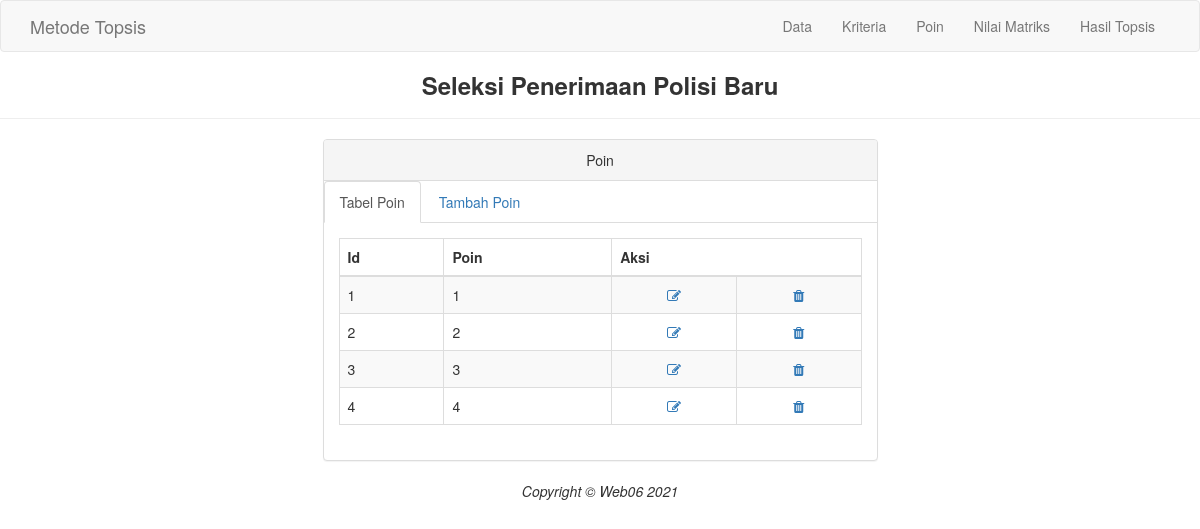
Page /poin.php on the committed database.
### tables this page shows
CREATE TABLE `tab_poin` (
  `id_poin` varchar(10) NOT NULL,
  `poin` varchar(10) NOT NULL
);

### poin.php (the view, shortened to what this page needs)
<?php
include ("functions.php");
 ?>
<!DOCTYPE html>
<html>
  <head>
    <link href="tampilan/css/bootstrap.min.css" rel="stylesheet">
    <link href="tampilan/font-awesome/css/font-awesome.min.css" rel="stylesheet" type="text/css">
  </head>
  <body>
    <nav class="navbar navbar-default navbar-custom">
      <div class="container">
        <div class="navbar-header">
          <a class="navbar-brand" href="data.php">Metode Topsis</a>
        </div>
        <div class="collapse navbar-collapse">
          <ul class="nav navbar-nav navbar-right">
            <li>
              <a href="data.php">Data</a>
            </li>
            <li>
              <a href="kriteria.php">Kriteria</a>
            </li>
            <li>
              <a href="poin.php">Poin</a>
            </li>
            <li>
              <a href="nilmat.php">Nilai Matriks</a>
            </li>
            <li>
              <a href="hastop.php">Hasil Topsis</a>
            </li>
          </ul>
        </div>
      </div>
    </nav>
    <h3 class="text-center" style="font-weight: bold;">Seleksi Penerimaan Polisi Baru</h3>
    <hr>
    <div class="container">
      <div class="row">
        <div class="col-lg-6 col-lg-offset-3">
            <div class="panel panel-default">
                <div class="panel-heading text-center">
                    Poin
                </div>
                <ul class="nav nav-tabs">
                    <li class="active">
                      <a href="poin.php" data-toggle="tab">Tabel Poin</a>
                    </li>
                    <li>
                      <a href="pointambah.php" data-toggle="tab">Tambah Poin</a>
                    </li>
                </ul>
                <div class="panel-body">
                    <div class="tab-content">
                      <div class="">
                        <table class="table table-striped table-bordered table-hover">
                          <thead>
                            <tr>
                              <th>Id</th>
                              <th>Poin</th>
                              <th colspan="2">Aksi</th>
                            </tr>
                          </thead>
                          <tbody>
                            <?php
                            $sql = $koneksi->query('SELECT * FROM tab_poin');
                            while ($row = $sql->fetch_array()) {
                            ?>
                            <tr>
                              <td><?php echo $row[0] ?></td>
                              <td><?php echo $row[1] ?></td>
                              <td align="center"><a href="editpoin.php?id_poin=<?php echo $row['id_poin'] ?>"><i class="fa fa-edit fa-fw"></i> </td>
                              <td align="center"><a href="hapuspoin.php?id_poin=<?php echo $row['id_poin'] ?>"><i class="fa fa-trash fa-fw"></i> </td>
                            </tr>
                            <?php }?>
                          </tbody>
                        </table>
                      </div>
                    </div>
                </div>
            </div>
        </div>
      </div>
    </div>
    <footer class="text-center">
      <div class="footer-below">
        <div class="container">
          <div class="row">
            <div class="col-lg-12">
              <em>Copyright &copy; Web06 <?= date('Y'); ?></em>
            </div>
          </div>
        </div>
      </div>
    </footer>
  </body>
</html>

### rows in the picture
tab_poin: id_poin "1", poin "1"
tab_poin: id_poin "2", poin "2"
tab_poin: id_poin "3", poin "3"
tab_poin: id_poin "4", poin "4"
